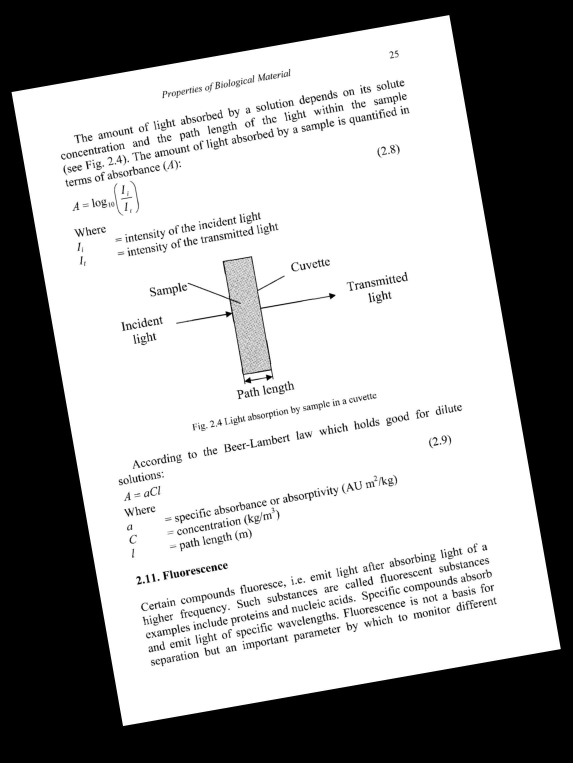
#> input picture assets/6.jpg, 1717 x 2289 px (shown at 1/3 size)
$ jupyter execute dilateerode.ipynb   (older library calls are emulated)
#> lines starting #> are read from the running program, lines starting #| are printed output that depends on the picture; after the words box and inside, x2 and y2 are one past the last pixel; in counts of white or black regions, pixels touching at a corner belong together
[cell 1]
import tensorflow
import numpy
import cv2
import matplotlib.pyplot as plt

[cell 2]
file = 'assets/6.jpg'
image = cv2.imread(file, cv2.CV_8UC1)
#> image is the input picture: shape (2289, 1717); min 0, max 255, mean 160.6
plt.figure(figsize=[16,16])
plt.imshow(image)

[cell 3]
# cv2.threshold(input image, thresh, max, flag)
_, bt = cv2.threshold(image, 200, 255, cv2.THRESH_BINARY_INV)
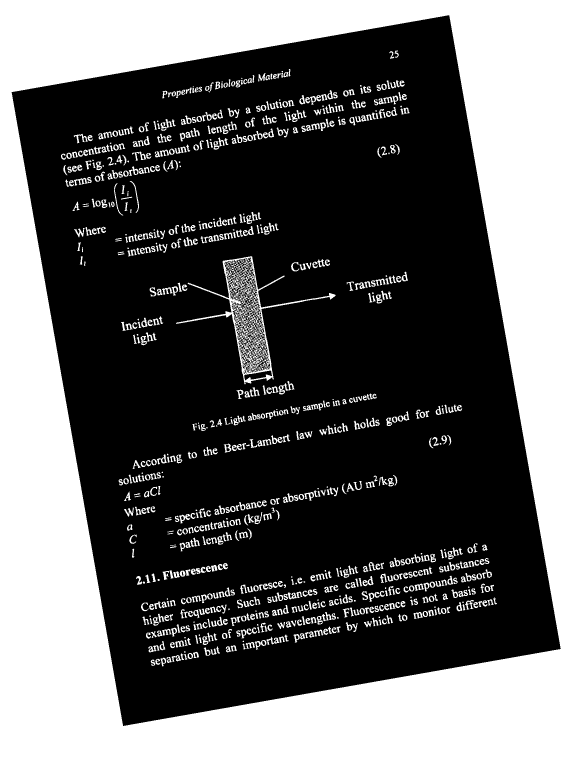
#> bt: shape (2289, 1717) (shown at 1/3 size); 38.4% white; 998 white regions (170 under 20 px)
plt.figure(figsize=[16,16])
plt.imshow(bt)

[cell 4]
# houghlinesp (binary image, rho resolution, theta resolution, thresh, minlinelength, maxlingap)
lines = cv2.HoughLinesP(bt, 1, numpy.pi/180, 50, minLineLength= 600/2.0, maxLineGap= 20)
#> lines = 1195 rows, first 6: [0, 29, 78, 2288], [6, 0, 166, 2288], [1715, 2288, 1715, 0], [4, 0, 164, 2288], [1554, 0, 1645, 1738], [41, 314, 179, 2288]
angle = 0
for line in lines:
    x1, y1, x2, y2 = line[0]
    r = numpy.arctan2(y2 - y1, x2 - x1)
    angle += numpy.arctan2(y2 - y1, x2 - x1)
#> this loop made 1195 passes
#> (x1, y1, x2, y2, r, angle) on passes 1 to 3: (0, 29, 78, 2288, 1.54, 1.54), (6, 0, 166, 2288, 1.5, 3.04), (1715, 2288, 1715, 0, -1.57, 1.47)
#> after the loop, angle = 602
avg_radian = angle / len(lines)
#> avg_radian = 0.504
avg_angle = avg_radian * 180 / numpy.pi
#> avg_angle = 28.86

(h, w) = image.shape
#> h = 2289; w = 1717
center = (w // 2, h // 2)
#> center = (858, 1144)
matrix = cv2.getRotationMatrix2D(center, avg_angle, 1)
#> matrix = [[0.876, 0.483, -445.7], [-0.483, 0.876, 556.3]]
rotated = cv2.warpAffine(image,matrix,(w, h),flags=cv2.INTER_CUBIC,borderMode=cv2.BORDER_REPLICATE)
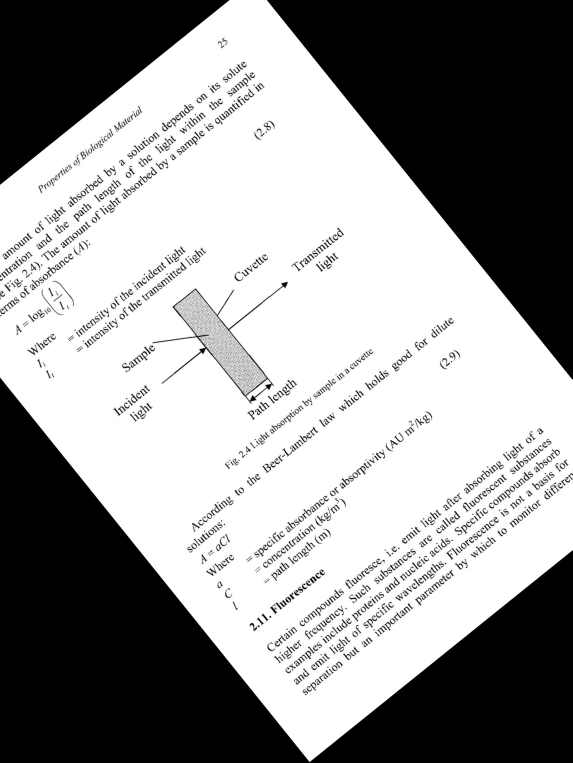
#> rotated: shape (2289, 1717) (shown at 1/3 size); min 0, max 255, mean 151

plt.figure(figsize=[16,16])
plt.imshow(rotated)

[cell 5]
neg = cv2.bitwise_not(rotated)
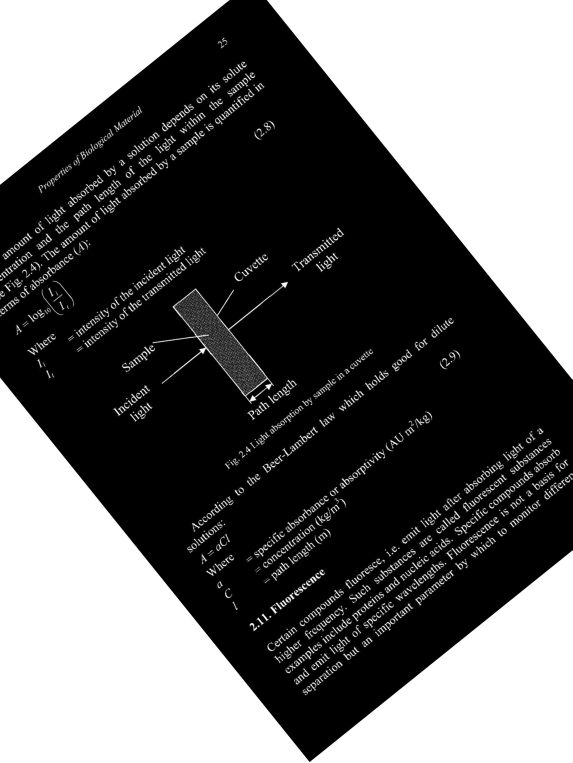
#> neg: shape (2289, 1717) (shown at 1/3 size); min 0, max 255, mean 104
plt.figure(figsize=(16, 16))
plt.imshow(neg)

[cell 6]
kernel = numpy.ones((10,10))
dilated = cv2.dilate(neg, kernel, iterations=1)
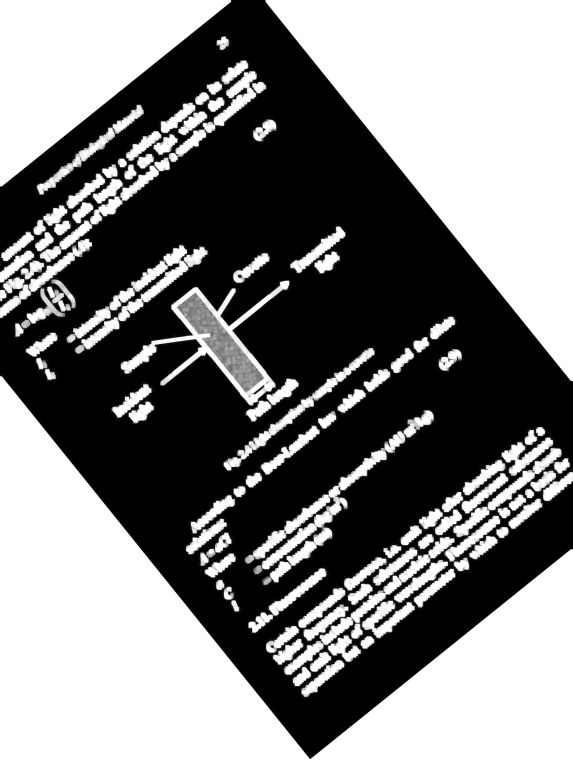
#> dilated: shape (2289, 1717) (shown at 1/3 size); min 0, max 255, mean 127.5
plt.figure(figsize=(16, 16))
plt.imshow(dilated)

[cell 7]
kernel = numpy.ones((3, 3))
eroded = cv2.erode(neg, kernel, iterations=1)
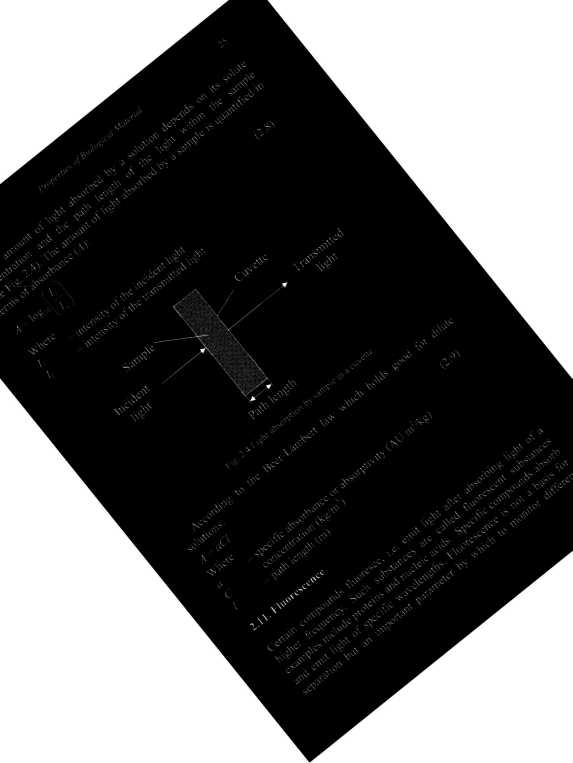
#> eroded: shape (2289, 1717) (shown at 1/3 size); min 0, max 255, mean 98.8
plt.figure(figsize=(10, 10))
plt.imshow(eroded)

[cell 8]
gradient = dilated - eroded
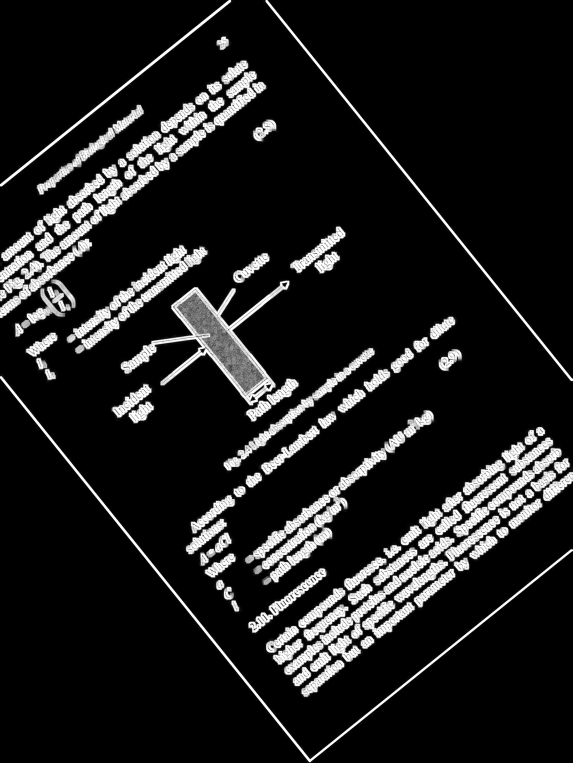
#> gradient: shape (2289, 1717) (shown at 1/3 size); min 0, max 255, mean 28.7
plt.figure(figsize=(10, 10))
plt.imshow(gradient)

[cell 9]
kernel = cv2.getStructuringElement(cv2.MORPH_RECT, (5, 5))
dilate = cv2.morphologyEx(neg, cv2.MORPH_DILATE, kernel)
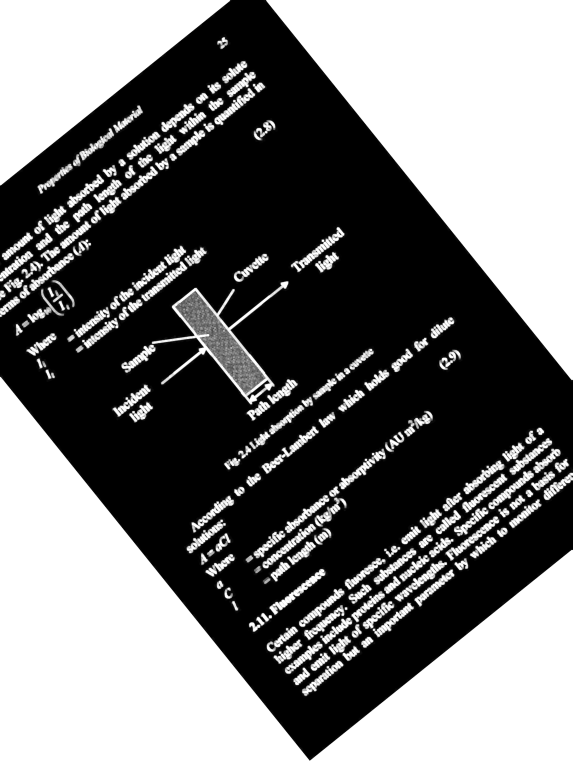
#> dilate: shape (2289, 1717) (shown at 1/3 size); min 0, max 255, mean 116.4

kernel = cv2.getStructuringElement(cv2.MORPH_RECT, (10, 5))
connected = cv2.morphologyEx(dilate, cv2.MORPH_CLOSE, kernel, iterations=2)
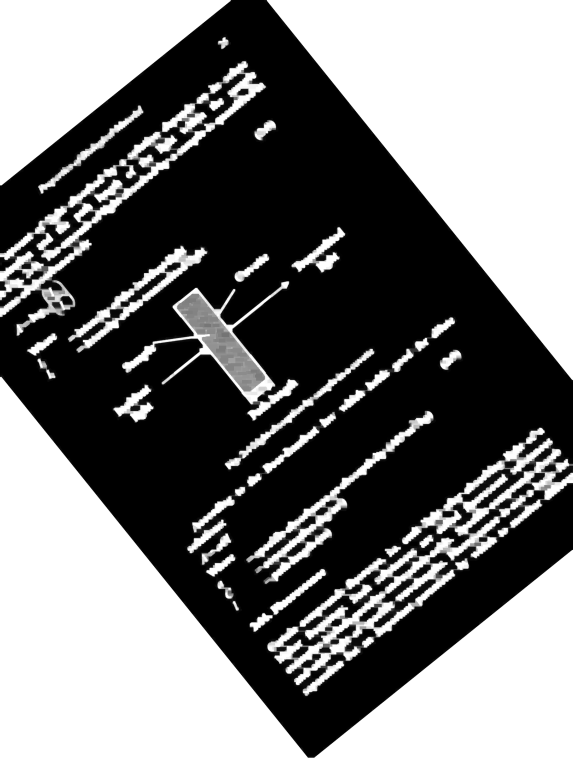
#> connected: shape (2289, 1717) (shown at 1/3 size); min 0, max 255, mean 120.3

fig = plt.figure(figsize=(10, 10))
fig.add_subplot(1, 2, 1)
plt.imshow(dilate)
fig.add_subplot(1, 2, 2)
plt.imshow(connected)

[cell 10]
vis = cv2.cvtColor(rotated,cv2.COLOR_GRAY2RGB)
contours, hierarchy = cv2.findContours(connected, cv2.RETR_EXTERNAL, cv2.CHAIN_APPROX_SIMPLE)
#> contours = 19 contours; largest, box (x1, y1, x2, y2) and area: (0, 1120, 1717, 2289) 807360, (792, 0, 1717, 1147) 528699, (795, 1277, 1717, 2094) 210022, (0, 0, 698, 559) 197654, (0, 178, 803, 1015) 141550
boxes = map(lambda c: cv2.boundingRect(c), contours)
filtered = filter(lambda b: b[2] > 20 and b[3] > 25, boxes)

for (x, y, w, h) in filtered:
    cv2.rectangle(vis, (x, y), (x+w-1, y+h-1), (0, 255, 0), 2)
#> this loop made 19 passes
#> (x, y, w, h) on passes 1 to 12: (739, 1700, 248, 202), (795, 1277, 922, 817), (731, 1227, 578, 530), (334, 1146, 131, 124), (0, 1120, 1717, 1169), (1312, 1045, 82, 72), (669, 1038, 462, 378), (72, 995, 107, 151), (553, 946, 819, 895), (360, 836, 543, 429), (697, 755, 116, 97), (200, 730, 429, 330)
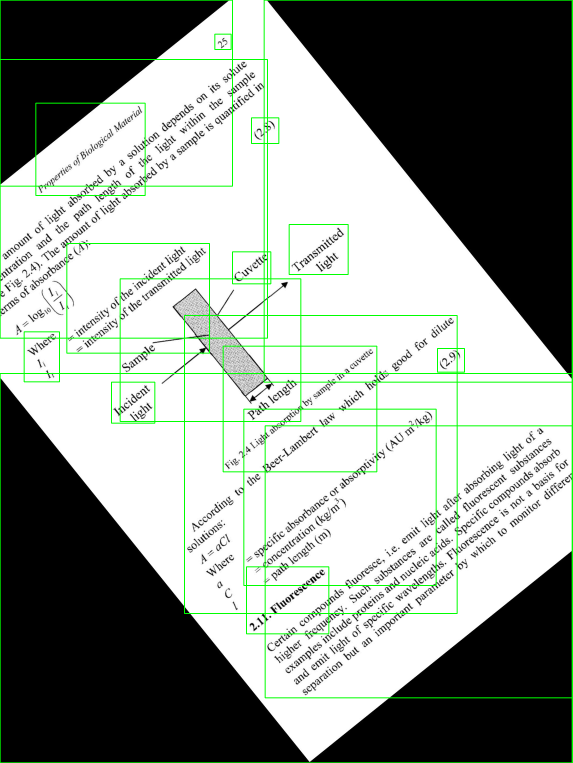
#> vis: shape (2289, 1717, 3) (shown at 1/3 size); mean B, G, R 146.3, 152.3, 146.3

plt.figure(figsize=(25, 25))
plt.imshow(vis)
cv2.imwrite('jk.png', vis)
#> Out = True
